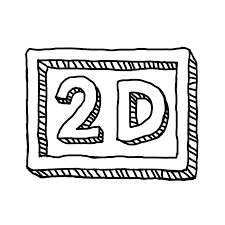
#> input picture image.png, 225 x 225 px, found by its file name
$ python file.py
#> lines starting #> are read from the running program, lines starting #| are printed output that depends on the picture; after the words box and inside, x2 and y2 are one past the last pixel; in counts of white or black regions, pixels touching at a corner belong together
import cv2
import os
import matplotlib.pyplot as plt
import numpy as np
from scipy import signal
from sklearn.cluster import KMeans

os.chdir('/home/hahaha/Downloads')

image1 = cv2.imread('/home/hahaha/Downloads/AgeGender/image.png')
#> image1 is the input picture: shape (225, 225, 3); min 0, max 255, mean 226.2
image = cv2.cvtColor(image1, cv2.COLOR_BGR2GRAY)

filt = [[1,0,-1],
         [2,0,-2],
         [1,0,-1]]
filt2 = [[1,2,1],
         [0,0,0],
         [-1,-2,-1]]

col = signal.correlate2d(image, filt)
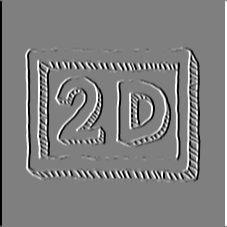
#> col: shape (227, 227) int64; min -1020, max 1020, mean 0; drawn with min black and max white
row = signal.correlate2d(image, filt2)
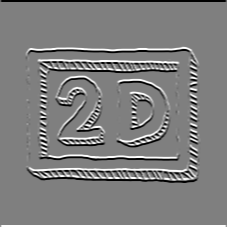
#> row: shape (227, 227) int64; min -1020, max 1020, mean 0; drawn with min black and max white
gray = image + np.random.rand(*image.shape) * 10
smooth = cv2.GaussianBlur(image, (3,3),0)
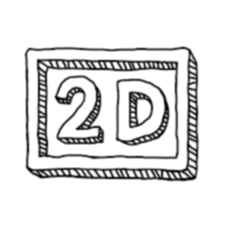
#> smooth: shape (225, 225); min 0, max 255, mean 226.2

mean = np.mean(smooth)
#> mean = 226.2
k = image.reshape(-1,1)
kmeans = KMeans(n_clusters=2).fit(k)
pic2show = kmeans.cluster_centers_[kmeans.labels_]
cluster_pic = pic2show.reshape(smooth.shape[0], smooth.shape[1])
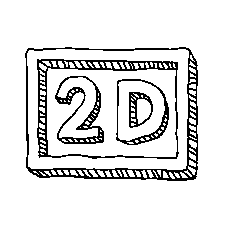
#> cluster_pic: shape (225, 225) float64; values 29.48 (black) and 251.7 (white), 88.5% white; black in thin lines or dots, all inside (x1, y1, x2, y2) = (25, 47, 198, 181)

plt.subplot(2,3,1)
plt.imshow(image, cmap='gray')

plt.subplot(2,3,2)
plt.imshow(col, cmap='gray')

plt.subplot(2,3,3)
plt.imshow(row, cmap='gray')

$ run again, with 12345.jpg saved as image.png
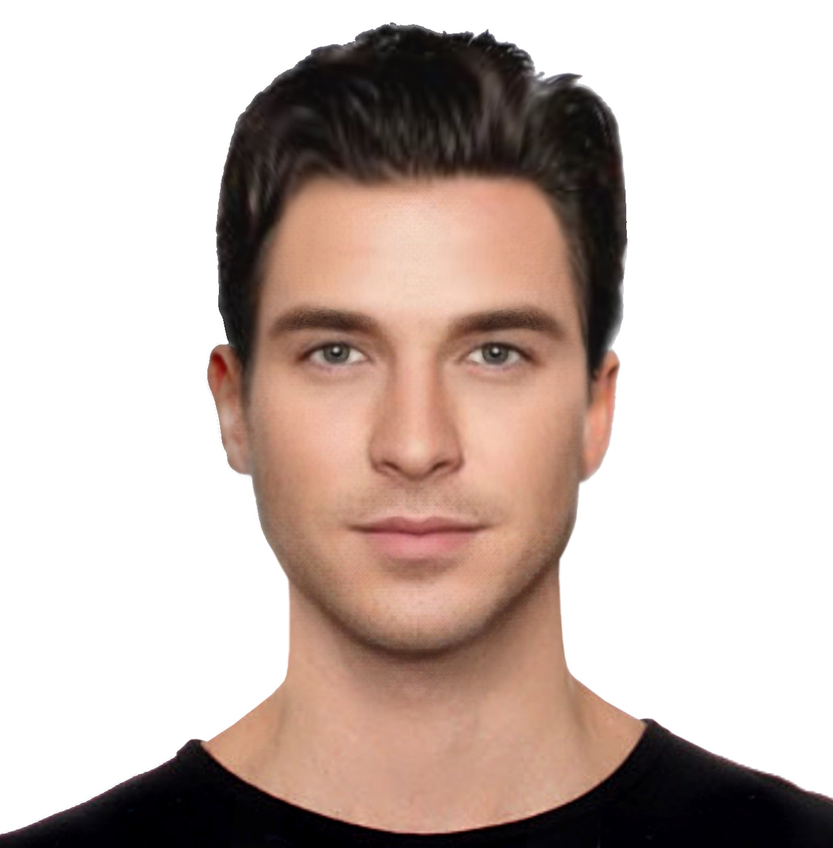
#> input picture 12345.jpg, 833 x 848 px, shrunk from 2061 x 2098 before the run, found by its file name
#> image1 is the input picture: shape (848, 833, 3); mean B, G, R 179.3, 185.8, 200.9
#> `row = signal.correlate2d(image, filt2)`:
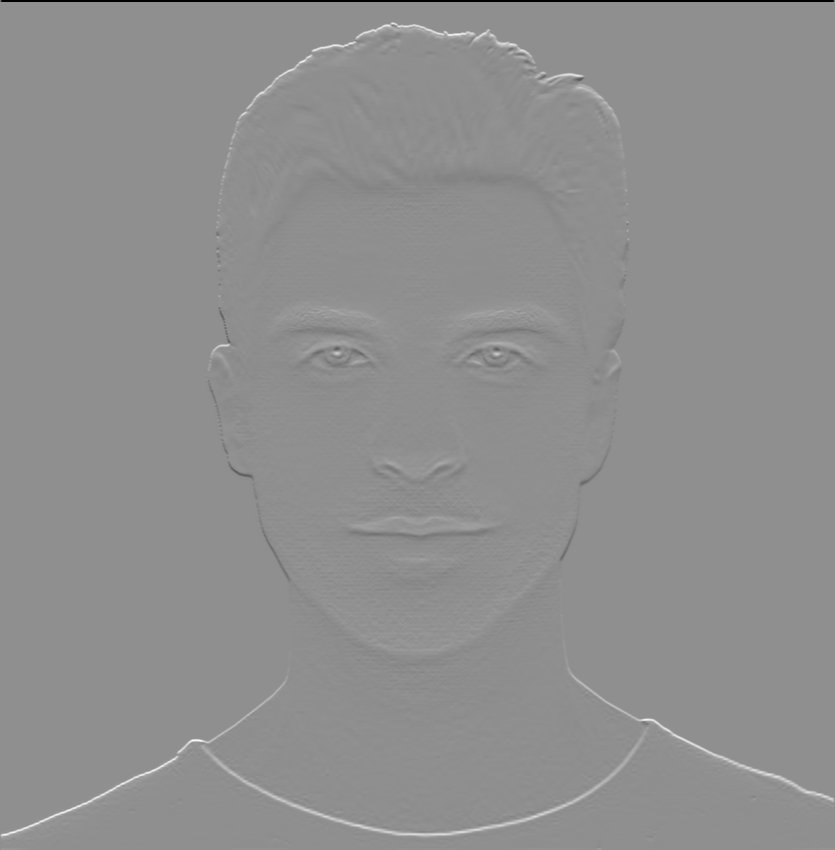
#> row: shape (850, 835) int64; min -1020, max 798, mean 0; drawn with min black and max white
#> mean = 189.6
#> `cluster_pic = pic2show.reshape(smooth.shape[0], smooth.shape[1])`:
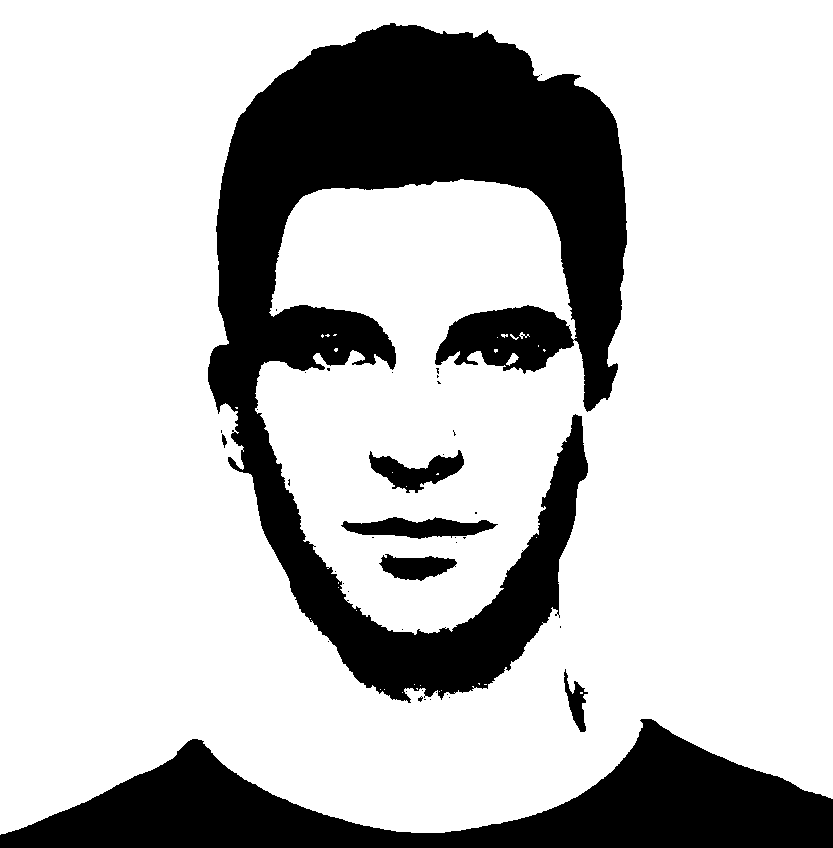
#> cluster_pic: shape (848, 833) float64; values 53.81 (black) and 231.8 (white), 76.3% white; 39 black regions (32 under 20 px), largest, box (x1, y1, x2, y2) and area: (208, 23, 627, 703) 114543, (0, 719, 833, 848) 46886, (341, 517, 498, 539) 2105
